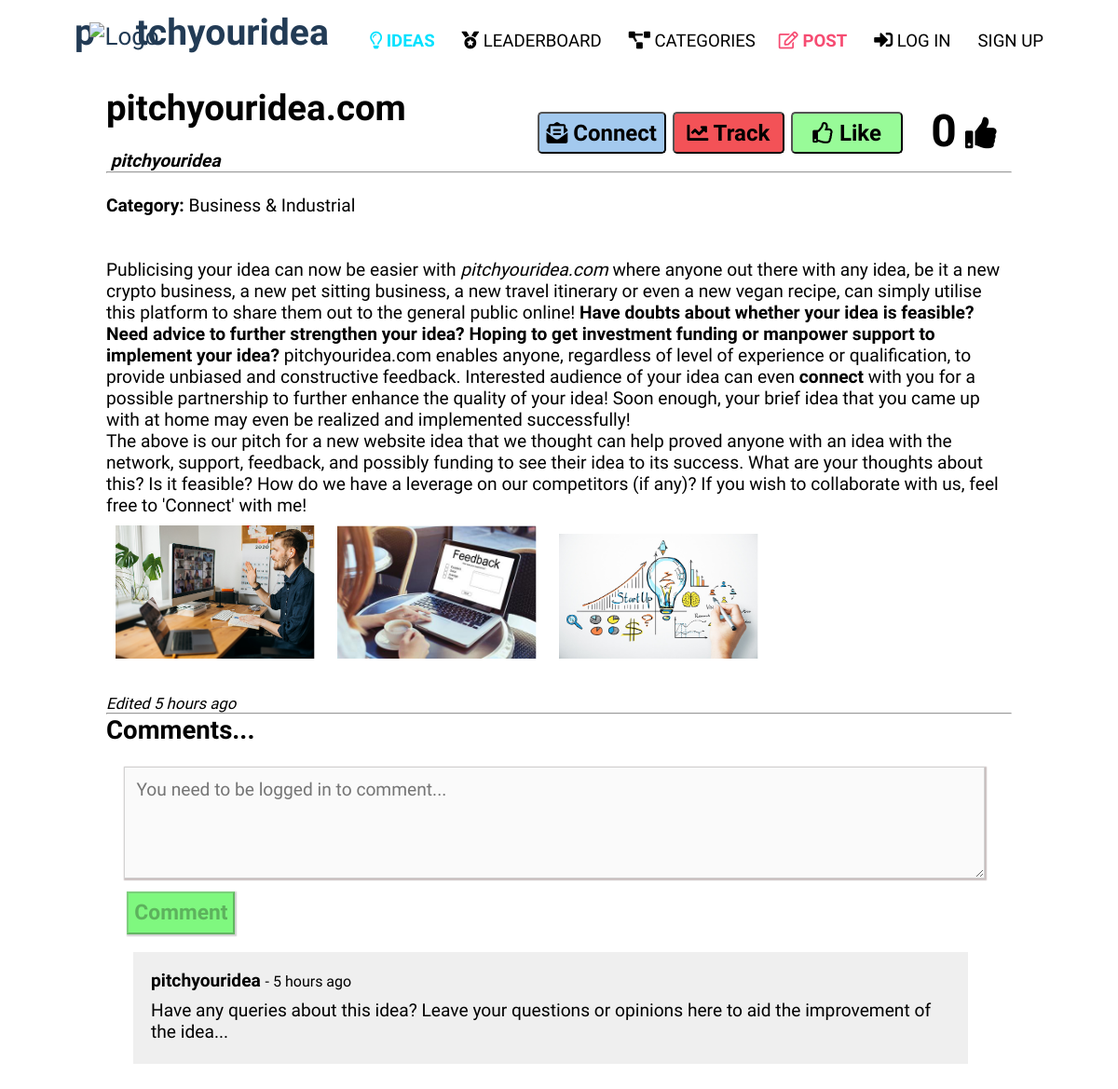
The page /idea/1 on the database its author committed.
### website/models.py (models this page shows, shortened)
class Post(models.Model):
    user = models.ForeignKey(User, on_delete=models.CASCADE, related_name="owner")
    title = models.CharField(max_length=64, default='Untitled')
    post = RichTextField(blank=True, null=True)
    image1 = models.ImageField(blank=True, null=True, upload_to="images/")
    image2 = models.ImageField(blank=True, null=True, upload_to="images/")
    image3 = models.ImageField(blank=True, null=True, upload_to="images/")
    image4 = models.ImageField(blank=True, null=True, upload_to="images/")
    image5 = models.ImageField(blank=True, null=True, upload_to="images/")
    category = models.CharField(choices=category_choices, max_length=64, default='Others')
    timestamp = models.DateTimeField(auto_now_add=True)
    editedtrue = models.CharField(max_length=64, default='')
    updated_timestamp = models.DateTimeField(auto_now=True)
    liked = models.ManyToManyField(User, related_name="liked_user")
    favourited = models.ManyToManyField(User, related_name="favourited_user")
    updates = models.IntegerField(default='0', null=True)

class User(AbstractUser):
    USERNAME_FIELD = 'email'
    email = models.EmailField(('email address'), unique=True)
    REQUIRED_FIELDS = ['username']

class Comment(models.Model):
    user = models.ForeignKey(User, on_delete=models.CASCADE, related_name="comment")
    post = models.ForeignKey(Post, on_delete=models.CASCADE, related_name="comments")
    content = models.TextField(blank=True)
    timestamp = models.DateTimeField(auto_now_add=True, null=True)

### website/views.py (the view)
# urls.py: path("idea/<int:post_id>", views.idea, name='idea'),
def idea(request, post_id):
    if request.method == "POST":
        postdetails = Post.objects.get(id=post_id)
        return render(request, 'website/delete.html', {
            "post": postdetails
        })
    post = Post.objects.get(id=post_id)
    subposts = Subpost.objects.filter(parentpost=post).order_by('-timestamp')
    comments = Comment.objects.filter(post=post).order_by('-timestamp')
    return render(request, 'website/idea.html', {
        "post": post,
        "comments": comments,
        "subposts": subposts,
    })

### website/templates/website/idea.html (shortened to what this page needs)
{% extends 'website/layout2.html' %}
{% load static %}
{% load mathfilters %}
{% load humanize %}
{% block body %}
    <div class="max-width2">
        <div class="specificidea">
            <div class="specificidea-heading">
                <div class="heading-left">
                    <h1>{{ post.title }}</h1>
                    <br>
                    <h4>{{ post.user.username }}</h5>
                </div>
                <div class="heading-right">
                    {% if user != post.user %}
                        <div class="heading-right-btn">
                            {% if user.is_authenticated %}
                                <button class="connect"><a href="{% url 'chatroom' post.id post.user.id request.user.id %}"><i class="fas fa-envelope-open-text"></i> Connect</a></button>
                                {% if user not in post.favourited.all %}
                                    <form action="{% url 'favourite' %}" method="POST" class="favourite-form" id='{{post.id}}'>
                                        {% csrf_token %}
                                        <input type="hidden" name="post_id" value={{post.id}}>
                                            <button type="submit" id="favourite-btn{{post.id}}" class="favourite" >
                                                <i class="fas fa-chart-line"></i> Track
                                            </button>
                                    </form>
                                {% endif %}
                                {% if user in post.favourited.all %}
                                    <form action="{% url 'favourite' %}" method="POST" class="favourite-form" id='{{post.id}}'>
                                        {% csrf_token %}
                                        <input type="hidden" name="post_id" value={{post.id}}>
                                            <button type="submit" id="favourite-btn{{post.id}}" class="favourited">
                                                <i class="fas fa-chart-line"></i> Tracked
                                            </button>
                                    </form>
                                {% endif %}
                                {% if user not in post.liked.all %}
                                    <form action="{% url 'like' %}" method="POST" class="like-form" id='{{post.id}}'>
                                        {% csrf_token %}
                                        <input type="hidden" name="post_id" value={{post.id}}>
                                            <button type="submit" id="like-btn{{post.id}}" class="approve" >
                                                <i class="far fa-thumbs-up"></i> Like
                                            </button>
                                    </form>
                                {% endif %}
                                {% if user in post.liked.all %}
                                    <form action="{% url 'like' %}" method="POST" class="like-form" id='{{post.id}}'>
                                        {% csrf_token %}
                                        <input type="hidden" name="post_id" value={{post.id}}>
                                            <button type="submit" id="like-btn{{post.id}}" class="approved">
                                                <i class="far fa-thumbs-up"></i> Liked
                                            </button>
                                    </form>
                                {% endif %}
                            {% else %}
                                <button class="connect"><a href="{% url 'login' %}?next={{request.path}}"><i class="fas fa-envelope-open-text"></i> Connect</a></button>
                                <button class="ideanotauthtrack"><a href="{% url 'login' %}?next={{request.path}}"><i class="fas fa-chart-line"></i> Track</a></button>
                                <button class="ideanotauthlike"><a href="{% url 'login' %}?next={{request.path}}"><i class="far fa-thumbs-up"></i> Like</a></button>
                            {% endif %}
                        </div>
                        <h5 class="like-count{{post.id}}" id="like-countnonowner">{{ post.liked.all.count }}</h5><i class="fa fa-thumbs-up" id="like-logononowner"></i>
                    {% endif %}
                </div>
            </div>
            <hr>
            <br>
            <h4 class="specificideacategory">Category: <span>{{ post.category }}</span></h4>
            <br>
            <br>
            <p>{{ post.post|safe }}</p>
            {% if post.image1 %}
                <img src="{{ post.image1.url }}" alt="" id="idea-image1" class="idea-image">
            {% endif %}
            {% if post.image2 %}
                <img src="{{ post.image2.url }}" alt="" id="idea-image2" class="idea-image">
            {% endif %}
            {% if post.image3 %}
                <img src="{{ post.image3.url }}" alt="" id="idea-image3" class="idea-image">
            {% endif %}
            <br>
            <br>
            <p class="specificideatimestamp">{{post.editedtrue}} {{ post.timestamp|naturaltime }}</p>
            <hr>
            <div class="comments">
                <h2>Comments...</h2>
                <br>
                {% if user.is_authenticated %}
                    <form action="{% url 'comment' %}" method="POST" class="comment-form" data-user="{{user.username}}">
                        {% csrf_token %}
                        <input type="hidden" name="post_id" value={{post.id}}>
                        <textarea type="text" placeholder="Provide Constructive Feedback..." name="comment" class="commentinput"></textarea></br>
                        <input type="submit" value="Comment" data-comment="{{post.id}}" class="commentsubmit">
                    </form>
                {% else %}
                    <form action="{% url 'login' %}">
                        <textarea type="text" placeholder="You need to be logged in to comment..." name="comment" class="commentinput" disabled></textarea></br>
                        <input type="submit" value="Comment" class="commentsubmitlogin" disabled>
                    </form>
                {% endif %}
                {% if not post.comments.all %}
                    <p>No Comments Yet</p>
                {% else %}
                    <div class="comment-list">
                        {% for comment in comments %}
                            <div class="individual-comment">
                                <h4>{{ comment.user.username }} <span>- {{ comment.timestamp|naturaltime }}</span></h4>
                                <p>{{ comment.content }}</p>
                            </div>
                            <br>
                        {% endfor %}
                    </div>
                {% endif %}
            </div>
            <br>
        </div>
    </div>
{% endblock %}

### website/static/website/homepage.css (style rules this page uses)
* { margin: 0; padding: 0; box-sizing: border-box; text-decoration: none; font-family:'Dosis', sans-serif; }
button { outline: none; }
.max-width2 { max-width: 1300px; padding: 5px 95px; margin: auto; zoom: 120%; }
html { scroll-behavior: smooth; }
.fa-chart-line { font-size: 23px; }
.specificidea { padding-top: 9%; }
.specificidea .idea-image { max-width: 24%; padding: 1%; }
.specificidea-heading { display: flex; align-items: center; width: 100%; }
.heading-left { float:left; width: 80%; margin-right: 0%; }
.heading-left h4 { font-style: italic; padding-left: 1%; }
.heading-right { display: flex; margin-bottom: 0%; padding-right: 5%; }
.fa-envelope-open-text { font-size: 19px; }
.fa-chart-line { font-size: 19px; }
.specificidea .fa-thumbs-up { font-size: 19px; }
.heading-right-btn { display: flex; padding-right: 5%; }
.heading-right-btn button { border-radius:4px; height: 38px; font-size: 20px; font-weight: 700; }
.heading-right-btn a { color: black; }
.ideanotauthtrack { background-color: #f1292fce; margin-top: 6px; color: black; cursor: pointer; width: 100px; margin-right: 6px; }
.ideanotauthlike { background-color: palegreen; color: black; cursor: pointer; width: 100px; margin-right: 6px; margin-top: 6px; }
.connect { background-color: #a3c9ee; width: 115px; margin-right: 6px; margin-top: 1.8%; transition: ease-in-out 0.2s; }
.connect a { color: black; font-size: 20px; font-weight: 700; }
.heading-right h5 { margin-bottom: -7%; margin-top: 2%; font-size: 40px; }
#like-countnonowner { margin-top: -0.2%; }
#like-logononowner { font-size: 28px; margin-left: 2%; margin-top: 3%; }
.specificideacategory span { font-weight: 500; }
.idea-image { border-radius: 5px; cursor: pointer; transition: 0.3s; }
.specificideatimestamp { font-size: 14px; font-style: italic; }
.comments h2 { font-size: 23px; font-weight: 600; }
.commentinput { width: 95%; height: 100px; padding-left: 10px; padding-top: 10px; font-size: 16px; margin-left: 2%; box-shadow: 1px 1px 1px 1px rgb(199, 188, 188); }
.commentsubmitlogin { padding: 6px 5px 6px 5px; font-size: 19px; margin: 1% 0% 2% 2.3%; background-color: rgba(100, 247, 100, 0.822); font-weight: bold; box-shadow: 1px 1px 1px 1px rgba(187, 186, 186, 0.692); }
.comment-list { margin-left: 3%; }
.comment-list .individual-comment h4 { padding-bottom: 1%; }
.comment-list .individual-comment span { font-weight: 450; font-size: smaller; }
.comment-list p { padding-bottom: 0.5%; }
.individual-comment { background-color: rgba(192, 192, 192, 0.26); width: 95%; padding: 2%; }

### rows shown on the page
Post: title "pitchyouridea.com", user.username "pitchyouridea", liked.all.count "0", category "Business & Industrial", post "Publicising your idea can now be easier with pitchyouridea.com where anyone out there with any idea, be it a new crypto business, a new pet sitting business, a new travel itinerary or even a new vegan recipe, can simply utilise this platform to share them out to the general public online! Have doubts about whether your idea is feasible? Need advice to further strengthen your idea? Hoping to get investment funding or manpower support to implement your idea? pitchyouridea.com enables anyone, regardless of level of experience or qualification, to provide unbiased and constructive feedback. Interested audience of your idea can even connect with you for a possible partnership to further enhance…", image1 (picture), image2 (picture), image3 (picture), editedtrue "Edited", timestamp "5 hours ago"
Comment: user.username "pitchyouridea", timestamp "5 hours ago", content "Have any queries about this idea? Leave your questions or opinions here to aid the improvement of the idea..."
